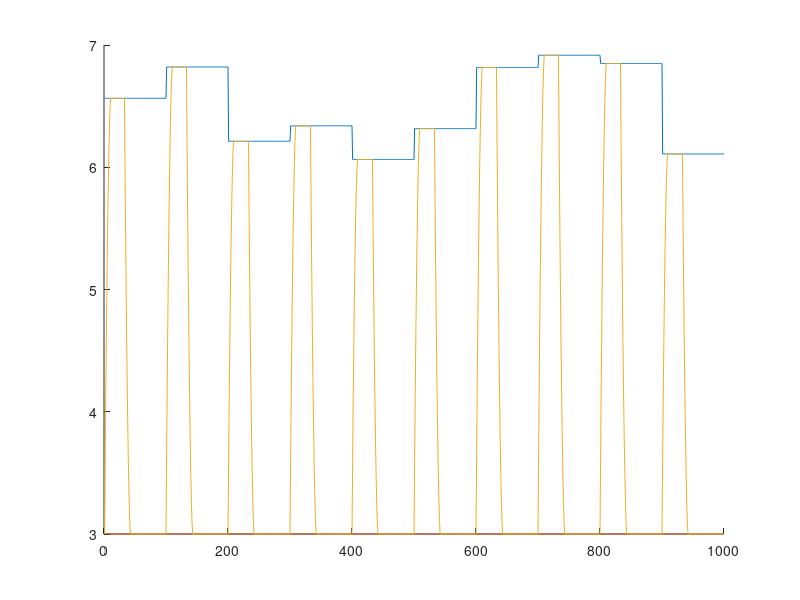

MATLAB code for this plot: (Note: this script raises an error after producing the figure.)
%% Generate 1D Data
% For this data set, imagine a head position that varies in a step function
% over time
% The bowl position is fixed
% The spoon travels like the sqrt of the remaining distance to its destination
% at each timestep or something like that, switching target every period
% length seconds
period = 100;
num_period = 10;
time = period*num_period;
head_pos = 6 + repelem(rand(num_period,1),period);
bowl_pos = repelem(3,time);

spoon_pos = zeros(time,1);

epsilon = 0.000000000001;

indx = 1;
for perd = 1:num_period
    for pos_in_period = 1:period
        if indx == 1
            spoon_pos(indx) = bowl_pos(indx);
        else
            if (pos_in_period < period/3)
                % heading to mouth
                target_dist = head_pos(indx) - spoon_pos(indx-1);
            else
                % heading to bowl
                target_dist = bowl_pos(indx) - spoon_pos(indx-1);
            end
            speed = min(sqrt(abs(target_dist))/3,abs(target_dist));
            if target_dist > epsilon
                direction = 1;
            elseif target_dist < -epsilon
                direction = -1;
            else
                direction = 0;
            end
            spoon_pos(indx) = spoon_pos(indx-1) + direction*speed;
        end
        indx = indx + 1;
    end
end
clf;
hold on
plot(head_pos);
plot(bowl_pos);
plot(spoon_pos);
hold off

data = spoon_pos;
env_data = head_pos;

num_states = 20;
degree = 1;

[prob_each_state, coeffs, mean_squared_error] = expectation_maximize(data, num_states, degree);

start = 3;
est_path = get_computed_path(start, coeffs, prob_each_state, time);

clf;
hold on
plot(data)
plot(est_path)
hold off